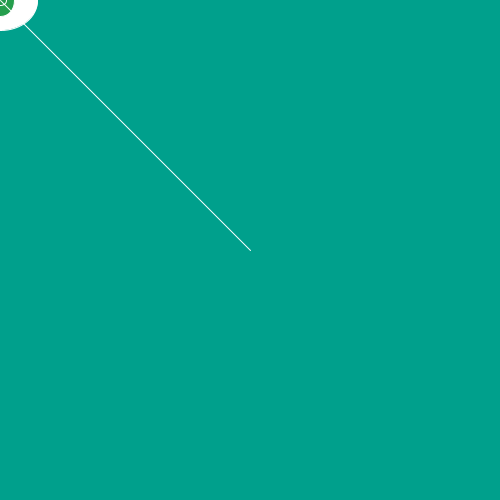
Frame 1 (no input)
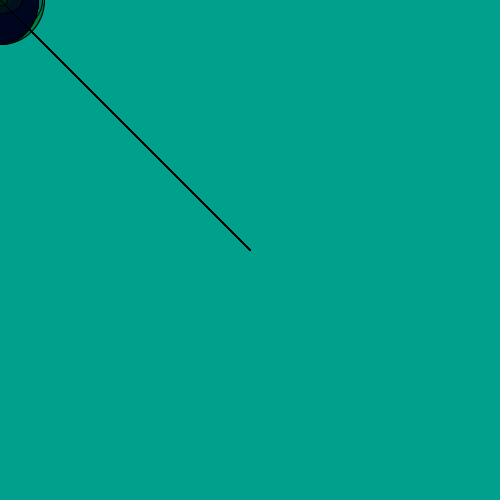
Frame 60 (the mouse pressed at the canvas centre just before this capture)
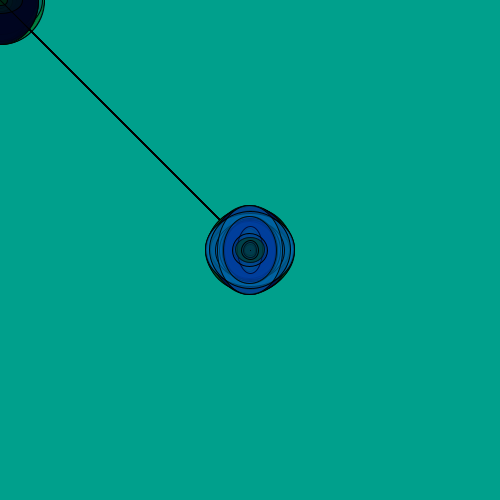
Frame 120 (the mouse held since frame 60 and released just before this capture)

The Processing sketch that drew these frames (run headless with seeded random() and noise(); from frame 60 on, the mouse is pressed at the canvas centre):

// Processing sketch: processing_6047
// ── processing_6047.pde

void setup() {
  size(500, 500);
  stroke(255);
  background(0, 160, 140);
} 

void draw() {
  ellipse(mouseX, mouseY, random(50,90), random(50,90));
  fill(0,random(150),random(200), random (255));
  
  ellipse(mouseX, mouseY, random(20,50), random(20,50));
  fill(0,random(150),random(200), random(255));
  
  ellipse(mouseX, mouseY, random(10,20), random(10,20));
  fill(0,random(150),random(200), random(255));
  
  line(250, 250, mouseX, mouseY);
  stroke(0);
}
